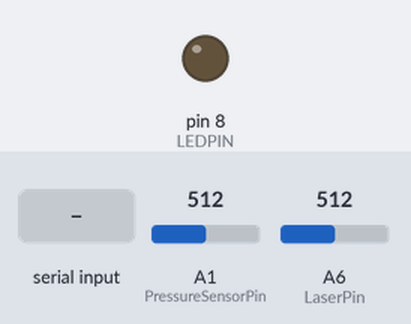
Recording of a sketch running on a simulated Arduino Nano, built with avr-gcc and run on an emulated ATmega328P. Parts: output pins drawn as LEDs (lit = HIGH). The test bench sets the inputs (shaded band); at power-on: A1 (PressureSensorPin) = 512, A6 (LaserPin) = 512. What the sketch prints to the serial monitor is not drawn.

Above: at 1.2 s.
1.3 s: byte 30 received over Serial
At 1.6 s:
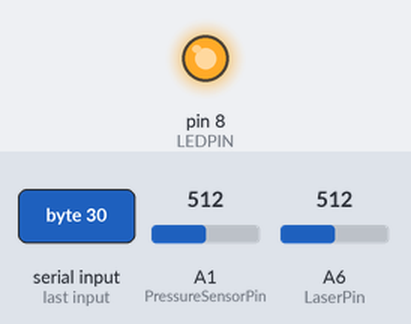
2.8 s: A1 (PressureSensorPin) set to 716
4.3 s: A6 (LaserPin) set to 716
5.8 s: A1 (PressureSensorPin) set to 900
7.5 s: A6 (LaserPin) set to 900
Timing chart, 0 to 10.1 s (numbered marks = the images above; inputs shaded):
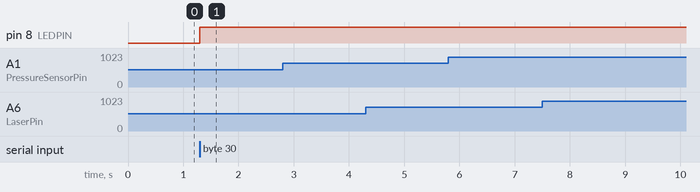

The sketch:

HARP_Controller.ino
```cpp
/*HARP Continuum Robot Controller
By Eric Weissman
4/18/2025
  Description:
  This program runs on a microcontroller to control and monitor the pneumatic pressure
  in a soft continuum robot called HARP. It interfaces with up to 9 pressure regulators
  (muscles), sending target pressures and reading back actual values through analog
  I/O pins. Communication is done over serial using a custom binary protocol.

  Functionality:
  - Waits for a sync byte (0xAA) to begin receiving a command packet.
  - Receives a packet of 9 float values representing desired pressures.
  - Each pressure is clamped to a safety limit (maxP = 35 psi) and converted
    to an 8-bit PWM signal sent to corresponding output pins.
  - Reads the analog voltage from pressure sensors to compute actual pressure values.
  - Sends back the actual pressures as float values in response, prefixed by the sync byte.

  Serial Communication Protocol:
  - Incoming:
      [0xAA][float x9] => Sync byte, 9 floats for desired pressures.
  - Outgoing:
      [0xAA][float x9]=> Sync byte, 9 floats for actual pressures.

  Notes:
  - Pressure is linearly mapped to an 8-bit PWM signal to control the analog voltage regulators.
  - Actual pressure is calculated from the sensor's analog reading using a calibrated linear equation.
  - All communication is done at 250000 baud to support fast, low-latency updates.
*/


#define nPins 1       // number of regulators
const int maxP = 145;  // saftey limit for pressure to be sent to the muscles
const uint8_t syncByte = 0xAA;
float farDist = 350;
float nearDist = 50;

#define LaserPin A6
#define PressureSensorPin A1
#define PressureSetPin 3
#define LEDPIN 8
//store regulator pins

bool readyToSend = false;
size_t expectedBytes = nPins * sizeof(float);

void setup() {

  //start serial coms
  Serial.begin(115200);
  while (!Serial)
    ;  // Wait for Serial to initialize

  pinMode(LaserPin, INPUT);
  pinMode(PressureSensorPin, INPUT);
  // pinMode(ResistanceSensorPin, INPUT);
  pinMode(PressureSetPin, OUTPUT);
  pinMode(LEDPIN, OUTPUT);

  digitalWrite(LEDPIN,LOW);
}


float setPressure = 0;

void loop() {

  if (Serial.available() >= 1) {       // if message in serial buffer
    digitalWrite(LEDPIN,HIGH);
    uint8_t incoming = Serial.read();  // read next byte

    if (incoming == syncByte) {  // if the byte is sync byte, we can read the rest of the message

      while (Serial.available() < expectedBytes) {}  //wait to recieve the entire message

      for (size_t i = 0; i < nPins; ++i) {  //store next 4*n bytes and decode them as floats

        byte floatBytes[4];
        for (int j = 0; j < 4; ++j) {
          floatBytes[j] = Serial.read();
        }
        float value;
        memcpy(&value, floatBytes, sizeof(float));
        setPressure = min(maxP, int(value));  //convert to constrained int
      }
    }
  }

  float time = (float(millis()) / 1000.0);

  int SetVoltage = map(setPressure, 0, 145, 0, 255);
  analogWrite(PressureSetPin, SetVoltage);

  //store the sensor readings
  int val = analogRead(LaserPin);
  float distance = (val / 1023.0) * (farDist - nearDist);

  int PressureSensorVal = analogRead(PressureSensorPin);
  float actualPressure = float(PressureSensorVal) * (145. / 809.) - 38.3;

  //send our message
  Serial.write(syncByte);

  Serial.write((uint8_t*)&time, sizeof(float));
  Serial.write((uint8_t*)&setPressure, sizeof(float));
  Serial.write((uint8_t*)&actualPressure, sizeof(float));
  Serial.write((uint8_t*)&distance, sizeof(float));

  delayMicroseconds(10);
}
```

Measured:
- after the input at 1.3 s, pin 8 (LEDPIN): LOW → HIGH at once
- after the input at 2.8 s, every drawn part: stays the same
- after the input at 4.3 s, every drawn part: stays the same
- after the input at 5.8 s, every drawn part: stays the same
- after the input at 7.5 s, every drawn part: stays the same
